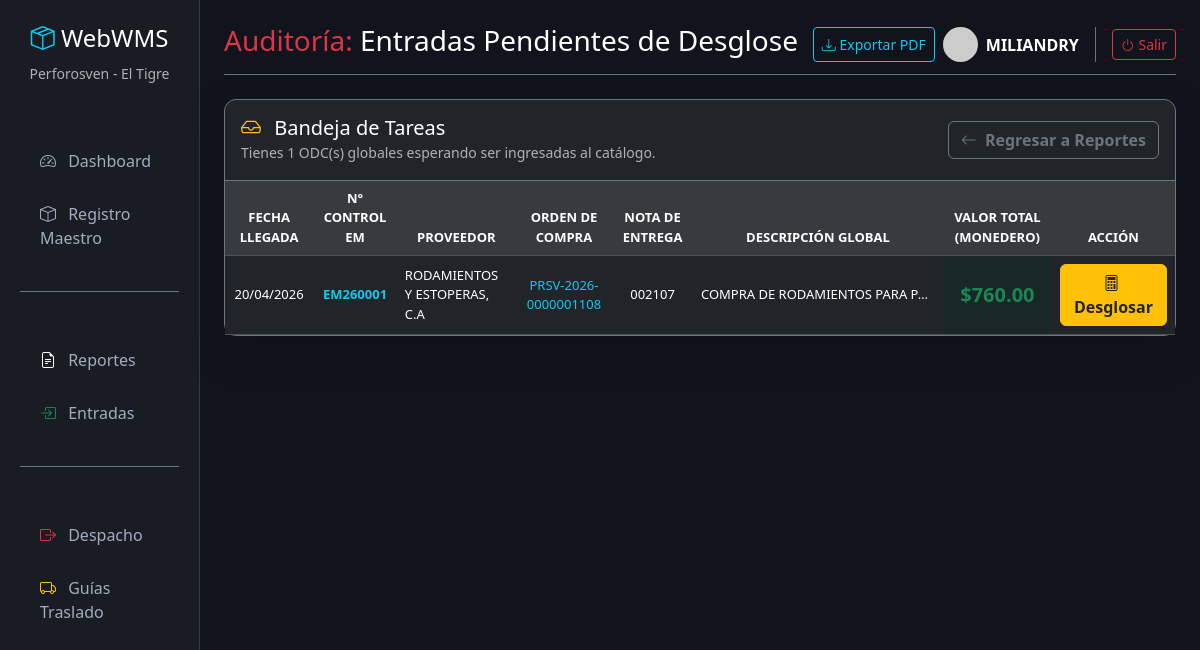
The page /reportes/pendientes/ (signed in) on the database its author committed.
### inventario/models.py (models this page shows, shortened)
class DetalleRecepcion(models.Model):
    reporte = models.ForeignKey(ReporteRecepcion, on_delete=models.SET_NULL, null=True, blank=True, verbose_name="Reporte (RP)")
    material = models.ForeignKey(Material, on_delete=models.SET_NULL, null=True, blank=True, verbose_name="Material (Cód. Catálogo)")
    descripcion_entrada = models.CharField(max_length=500, blank=True, null=True, verbose_name="Descripción (según ODC)")
    fecha_recepcion = models.DateField(default=timezone.now, verbose_name="Fecha de Recepción")
    nro_rq = models.CharField(max_length=50, blank=True, null=True, verbose_name="Nro. RQ")
    departamento = models.CharField(max_length=100, blank=True, null=True, verbose_name="Dpto / Equipo")
    nro_control_entrada = models.CharField(max_length=20, blank=True, verbose_name="Nro. Control (EM/EA)")
    nro_odc = models.CharField(max_length=50, verbose_name="Orden de Compra (ODC)")
    nro_nota_entrega = models.CharField(max_length=50, verbose_name="Nota de Entrega")
    proveedor = models.CharField(max_length=200, verbose_name="Proveedor")
    cantidad_solicitada = models.DecimalField(max_digits=10, decimal_places=2, verbose_name="Cant. Solicitada (ODC)")
    cantidad_recibida = models.DecimalField(max_digits=10, decimal_places=2, verbose_name="Cant. Recibida Física")
    precio_unitario = models.DecimalField(max_digits=12, decimal_places=2, blank=True, null=True, verbose_name="U.P. (USD)")
    observaciones = models.CharField(max_length=255, blank=True, null=True, verbose_name="Observaciones")
    class Meta:
        verbose_name = "Entradas del Almacen"
        verbose_name_plural = "Control de Entradas"

### inventario/views.py (the view)
# urls.py: path('reportes/pendientes/', views.reportes_pendientes, name='reportes_pendientes'),
@login_required(login_url='login')
@user_passes_test(es_almacenista, login_url='reportes')
def reportes_pendientes(request):
    pendientes = DetalleRecepcion.objects.filter(
        material__isnull=True
    ).select_related('reporte').order_by('fecha_recepcion', '-id')
    contexto = {
        'pendientes': pendientes,
        'total_pendientes': pendientes.count()
    }
    return render(request, 'inventario/reportes_pendientes.html', contexto)

### inventario/views.py (called while the page is built)
def es_almacenista(user):
    return user.is_staff or user.is_superuser

### inventario/templates/inventario/reportes_pendientes.html (shortened to what this page needs)
{% extends 'inventario/base.html' %}
{% block header %}
<span class="text-danger">Auditoría:</span> <span class="text-white">Entradas Pendientes de Desglose</span>
{% endblock %}
{% block content %}
<div class="card shadow-lg bg-dark border-secondary">
    <div class="card-header bg-transparent border-secondary py-3 d-flex justify-content-between align-items-center">
        <div>
            <h5 class="mb-0 text-white"><i class="bi bi-inbox text-warning me-2"></i> Bandeja de Tareas</h5>
            <small class="text-muted">Tienes {{ total_pendientes }} ODC(s) globales esperando ser ingresadas al
                catálogo.</small>
        </div>
        <a href="{% url 'reportes' %}" class="btn btn-outline-secondary fw-bold">
            <i class="bi bi-arrow-left me-1"></i> Regresar a Reportes
        </a>
    </div>
    <div class="card-body p-0">
        <div class="table-responsive">
            <table class="table table-dark table-hover mb-0" style="font-size: 13px;">
                <thead class="table-active text-warning text-center">
                    <tr>
                        <th>FECHA LLEGADA</th>
                        <th>N° CONTROL EM</th>
                        <th>PROVEEDOR</th>
                        <th>ORDEN DE COMPRA</th>
                        <th>NOTA DE ENTREGA</th>
                        <th>DESCRIPCIÓN GLOBAL</th>
                        <th class="bg-warning bg-opacity-25 text-white">VALOR TOTAL (MONEDERO)</th>
                        <th>ACCIÓN</th>
                    </tr>
                </thead>
                <tbody>
                    {% for item in pendientes %}
                    <tr class="align-middle text-center">
                        <td>{{ item.fecha_recepcion|date:"d/m/Y" }}</td>
                        <td class="text-info fw-bold">{{ item.nro_control_entrada }}</td>
                        <td class="text-start">{{ item.proveedor }}</td>
                        <td class="text-info">{{ item.nro_odc }}</td>
                        <td>{{ item.nro_nota_entrega }}</td>
                        <td class="text-start text-truncate" style="max-width: 250px;"
                            title="{{ item.descripcion_entrada }}">
                            {{ item.descripcion_entrada }}
                        </td>
                        <td class="fw-bold text-success fs-5 bg-success bg-opacity-10">
                            ${{ item.precio_unitario|floatformat:2 }}
                        </td>
                        <td>
                            <a href="{% url 'desglosar_entrada' item.id %}"
                                class="btn btn-warning fw-bold text-dark shadow-sm">
                                <i class="bi bi-calculator me-1"></i> Desglosar
                            </a>
                        </td>
                    </tr>
                    {% endfor %}
                </tbody>
            </table>
        </div>
    </div>
</div>
{% endblock %}

### inventario/templates/inventario/base.html (shortened to what this page needs)
<!DOCTYPE html>
<html lang="es" data-bs-theme="dark">
<head>
    <link href="https://cdn.jsdelivr.net/npm/bootstrap@5.3.2/dist/css/bootstrap.min.css" rel="stylesheet">
    <link rel="stylesheet" href="https://cdn.jsdelivr.net/npm/bootstrap-icons@1.11.1/font/bootstrap-icons.css">
</head>
<body>
    <div class="container-fluid">
        <div class="row">
            <nav class="col-md-3 col-lg-2 d-md-block sidebar py-4">
                <div class="text-center mb-4">
                    <h4 class="text-white"><i class="bi bi-box-seam text-info"></i> WebWMS</h4>
                    <small class="text-muted">Perforosven - El Tigre</small>
                </div>
                <ul class="nav flex-column px-2">
                    <li class="nav-item mb-1">
                        <span class="text-uppercase small text-muted fw-bold px-3" style="letter-spacing: 1px;"></span>
                    </li>
                    <li class="nav-item">
                        <a class="nav-link" href="{% url 'dashboard' %}"><i class="bi bi-speedometer2 me-2"></i>
                            Dashboard</a>
                    </li>
                    <li class="nav-item">
                        <a class="nav-link" href="{% url 'lista_materiales' %}"><i class="bi bi-box me-2"></i> Registro
                            Maestro</a>
                    </li>
                    <li class="nav-item mt-4 mb-1 border-top border-secondary pt-3">
                        <span class="text-uppercase small text-muted fw-bold px-3" style="letter-spacing: 1px;"></span>
                    </li>
                    <li class="nav-item">
                        <a class="nav-link" href="{% url 'reportes' %}">
                            <i class="bi bi-file-earmark-text text-light me-2"></i> Reportes
                        </a>
                    </li>
                    <li class="nav-item">
                        <a class="nav-link" href="{% url 'lista_entradas' %}">
                            <i class="bi bi-box-arrow-in-right text-success me-2"></i> Entradas
                        </a>
                    </li>
                    <li class="nav-item mt-4 mb-1 border-top border-secondary pt-3">
                        <span class="text-uppercase small text-muted fw-bold px-3" style="letter-spacing: 1px;"></span>
                    </li>
                    <li class="nav-item">
                        <a class="nav-link" href="{% url 'lista_salidas' %}">
                            <i class="bi bi-box-arrow-right text-danger me-2"></i> Despacho
                        </a>
                    </li>
                    <li class="nav-item">
                        <a class="nav-link" href="{% url 'lista_guias' %}">
                            <i class="bi bi-truck text-warning me-2"></i> Guías Traslado
                        </a>
                    </li>
                </ul>
            </nav>
            <main class="col-md-9 ms-sm-auto col-lg-10 px-md-4 py-4">
                <div
                    class="d-flex justify-content-between flex-wrap flex-md-nowrap align-items-center pb-2 mb-4 border-bottom border-secondary">
                    <h1 class="h3 text-white">{% block header %}Dashboard Analítico{% endblock %}</h1>
                    <div class="btn-toolbar mb-2 mb-md-0">
                        <button type="button" class="btn btn-sm btn-outline-info me-2">
                            <i class="bi bi-download"></i> Exportar PDF
                        </button>
                        <div class="btn-toolbar mb-2 mb-md-0 align-items-center">
                            <div class="d-flex align-items-center border-end border-secondary pe-3 me-3">
                                <img src="https://ui-avatars.com/api/?name={{ user.username }}&background=0D8ABC&color=fff"
                                    class="rounded-circle me-2" width="35">
                                <span class="text-white fw-bold text-uppercase">{{ user.username }}</span>
                            </div>
                            <form action="{% url 'logout' %}" method="post" class="m-0">
                                <button type="submit" class="btn btn-sm btn-outline-danger">
                                    <i class="bi bi-power"></i> Salir
                                </button>
                            </form>
                        </div>
                    </div>
                </div>
                {% block content %}
                {% endblock %}
            </main>
        </div>
    </div>
</body>
</html>

### inventario/templates/inventario/base.html (style rules this page uses)
body { background-color: #12141d; color: #a0aec0; }
.sidebar { height: 100vh; background-color: #1a1c23; border-right: 1px solid #2d3748; }
.nav-link { color: #a0aec0; padding: 12px 20px; border-radius: 8px; margin-bottom: 5px; }
.card { background-color: #1a1c23; border: 1px solid #2d3748; border-radius: 12px; }
.table-dark { background-color: #1a1c23; }

### rows shown on the page
DetalleRecepcion: fecha_recepcion "20/04/2026", nro_control_entrada "EM260001", proveedor "RODAMIENTOS Y ESTOPERAS, C.A", nro_odc "PRSV-2026-0000001108", nro_nota_entrega "002107", descripcion_entrada "COMPRA DE RODAMIENTOS PARA P…", precio_unitario "760.00"

### other values the page prints
{{ user.username }} "MILIANDRY"
{{ total_pendientes }} "1"
